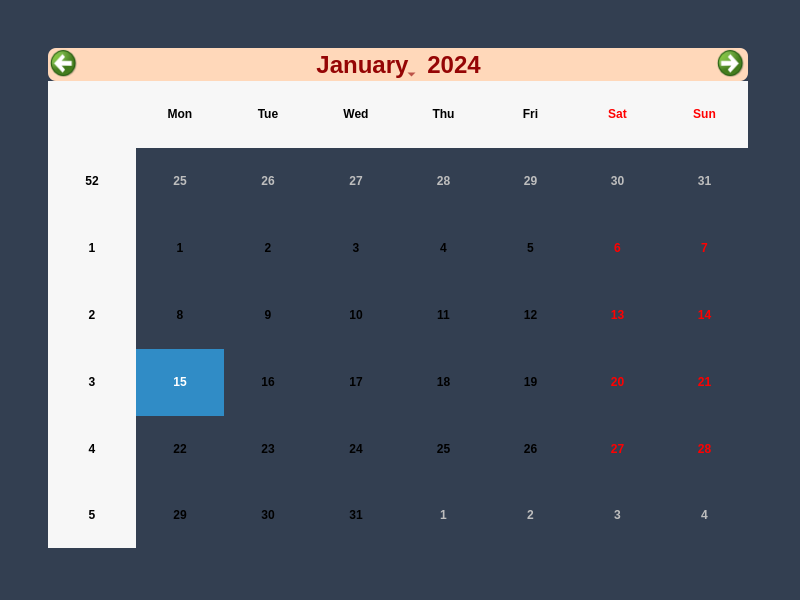
<?xml version="1.0" encoding="UTF-8"?>
<ui version="4.0">
 <class>Calendar</class>
 <widget class="QDialog" name="Calendar">
  <property name="geometry">
   <rect>
    <x>0</x>
    <y>0</y>
    <width>800</width>
    <height>600</height>
   </rect>
  </property>
  <property name="windowTitle">
   <string>Календарь</string>
  </property>
  <property name="styleSheet">
   <string notr="true">background-color: #333F51;
</string>
  </property>
  <layout class="QGridLayout" name="gridLayout">
   <item row="3" column="0">
    <spacer name="horizontalSpacer">
     <property name="orientation">
      <enum>Qt::Horizontal</enum>
     </property>
     <property name="sizeHint" stdset="0">
      <size>
       <width>29</width>
       <height>20</height>
      </size>
     </property>
    </spacer>
   </item>
   <item row="4" column="1">
    <spacer name="verticalSpacer">
     <property name="orientation">
      <enum>Qt::Vertical</enum>
     </property>
     <property name="sizeHint" stdset="0">
      <size>
       <width>20</width>
       <height>41</height>
      </size>
     </property>
    </spacer>
   </item>
   <item row="1" column="1">
    <spacer name="verticalSpacer_2">
     <property name="orientation">
      <enum>Qt::Vertical</enum>
     </property>
     <property name="sizeHint" stdset="0">
      <size>
       <width>20</width>
       <height>29</height>
      </size>
     </property>
    </spacer>
   </item>
   <item row="2" column="2">
    <spacer name="horizontalSpacer_2">
     <property name="orientation">
      <enum>Qt::Horizontal</enum>
     </property>
     <property name="sizeHint" stdset="0">
      <size>
       <width>41</width>
       <height>20</height>
      </size>
     </property>
    </spacer>
   </item>
   <item row="2" column="1" rowspan="2">
    <widget class="QCalendarWidget" name="calendarWidget">
     <property name="minimumSize">
      <size>
       <width>700</width>
       <height>500</height>
      </size>
     </property>
     <property name="styleSheet">
      <string notr="true">QCalendarWidget QWidget#qt_calendar_navigationbar {
    background-color: #FFD8BA;
    color: #333F51;
    font-size: 18pt;
    border-radius: 8px;
    font-weight: bold;
}

QCalendarWidget QToolButton {
    background-color: transparent;
    border: none;
    color: #950505;
    icon-size: 30px;
}

QCalendarWidget QAbstractItemView {
    background-color: #333F51;
    border: none;
    outline: none;
    font-weight: bold;
}

QCalendarWidget QAbstractItemView::item {
    background-color: white;
    border: none;
    border-radius: 8px;
    width: 30px;
    height: 30px;
    text-align: center;
    margin: 3px;
}

QCalendarWidget QAbstractItemView::item:selected {
    background-color: #FFD8BA;
    color: #333F51;
    font-weight: bold;
}

QCalendarWidget QAbstractItemView::item:hover {
    background-color: white;
    border: 4px solid #FFD8BA;
}

QCalendarWidget QTableView QHeaderView::section {
    color: #1E90FF;
    background-color: #FFD8BA;
    font-weight: bold;
    padding: 5px;
    border-radius: 5px;
}

QCalendarWidget QWidget#qt_calendar_yearbutton,
QCalendarWidget QWidget#qt_calendar_monthbutton {
    color: #950505;
    background-color: transparent;
    border: none;
}

QCalendarWidget QWidget#qt_calendar_yearbutton:hover,
QCalendarWidget QWidget#qt_calendar_monthbutton:hover {
    background-color: rgba(255, 255, 255, 0.1);
}

QCalendarWidget:focus {
    outline: none;
}

QCalendarWidget QMenu {
    background-color: #333F51;
    border: 1px solid #950505;
}

QCalendarWidget QMenu::item {
    background-color: #FFD8BA;
    color: #950505;
    padding: 5px 20px;
    font-weight: bold;
}

QCalendarWidget QMenu::item:selected {
    background-color: #FFD8BA;
    color: #950505; 
    border: 2px solid #950505;
}

QCalendarWidget QMenu::item:hover {
    background-color: #FFD8BA;
    color: #950505; 
    border: 2px solid #950505;
}
</string>
     </property>
     <property name="firstDayOfWeek">
      <enum>Qt::Monday</enum>
     </property>
    </widget>
   </item>
  </layout>
 </widget>
 <resources/>
 <connections/>
</ui>
